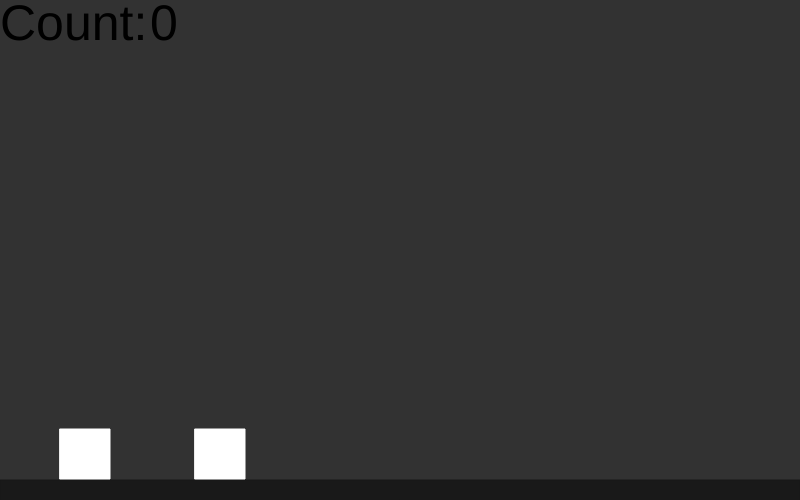
Frame 1 (no input)
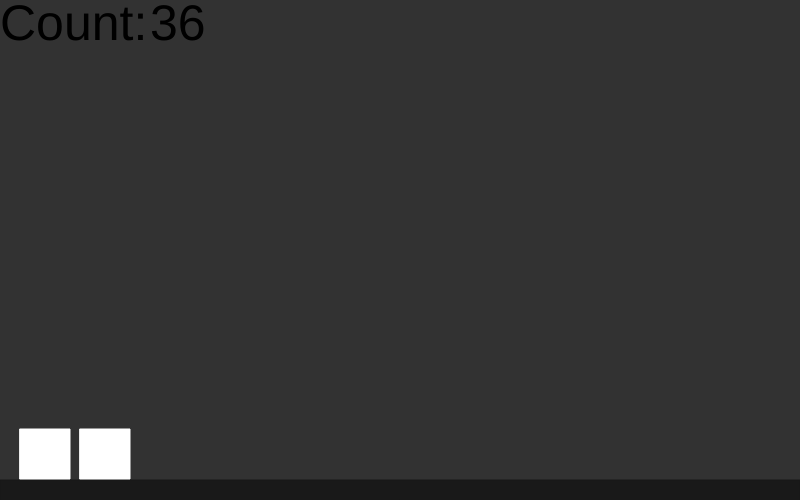
Frame 60 (no input)
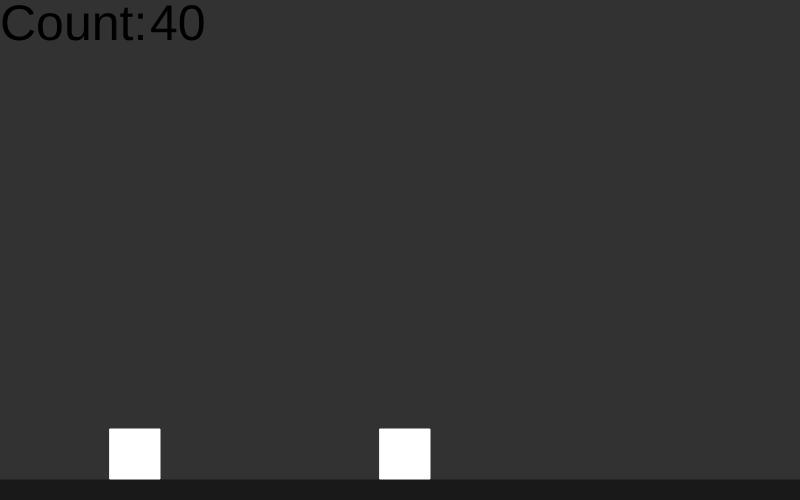
Frame 120 (the mouse pressed at the canvas centre since frame 60)

The p5.js sketch that drew these frames (run headless with seeded random() and noise() and a simulated clock; from frame 60 on, the mouse is pressed at the canvas centre):

// p5.js sketch
// ── sketch.js
var count = 0;

function setup() {
  createCanvas(800,500);

  big = new block (200, 100000000000000000, -5);
  smol = new block (60, 1, 0);
}

function draw() {
  //Draw bg and text
  background(50);
  textSize(50);
  text("Count:", 0, 40);
  text(count, 150, 40);
  push();
  fill(25);
  stroke(25);

  rect(0, height-20, width,20);
  pop();
  //____________________________

  if (big.hit(smol))
  {
    const newVelBig = big.getVel(smol);
    const newVelSmol = smol.getVel(big);
    big.vel = newVelBig;
    smol.vel = newVelSmol;
    count ++;
  }
  if (smol.boom() || big.boom())
  {
    count++;
  }

  big.update();
  smol.update();
}

function block (posx, mass, vel)
{
  this.side = 50; //Side length
  this.offset = -21; // floor offset

  this.x = posx;  //X position -- left
  this.y = height - this.side + this.offset; // y position top left

  this.vel = vel;
  this.m = mass;

  this.p = 0; // momentum

  this.col = 255; // Color
  
  this.show = function () {
    push();
    fill(this.col);
    stroke(this.col);
    rect(this.x, this.y, this.side, this.side);
    pop();
  }

  this.update = function() {
    this.x += this.vel;
    this.show();
  }

  this.getVel = function (that)
  {
    return ((this.m - that.m)/(this.m + that.m)) * this.vel + 2 * that.m * that.vel / (this.m + that.m);
  }

  this.hit = function (that)
  {
    return !(this.x + this.side < that.x || this.x > that.x + that.side);
  }

  this.boom = function ()
  {
    if (this.x<=0)
    {
      this.vel = -this.vel;
      return 1;
    }

    else 
    {
      return 0;
    }
  }
}
